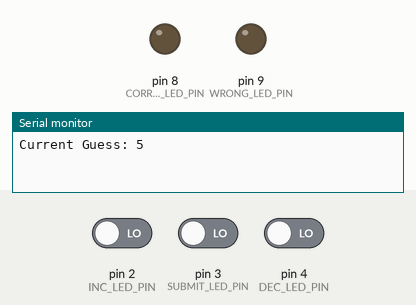
This sketch was run on a simulated Arduino Uno, built with avr-gcc and run on an emulated ATmega328P. Parts: output pins drawn as LEDs (lit = HIGH), the last lines printed to the serial monitor. Inputs (shaded band) come from the test bench; at power-on: pin 3 (SUBMIT_LED_PIN) LOW, pin 2 (INC_LED_PIN) LOW, pin 4 (DEC_LED_PIN) LOW. Random numbers use the default seed unless the sketch sets one.

Above: at 1.2 s.
1.3 s: pin 3 (SUBMIT_LED_PIN) driven HIGH
At 2.0 s:
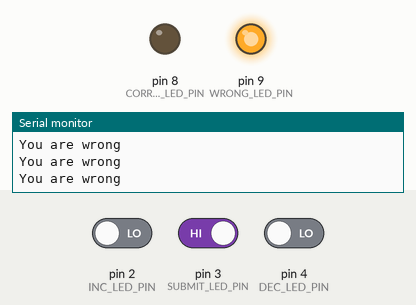
Timing chart, 0 to 4.3 s (numbered marks = the images above; inputs shaded):
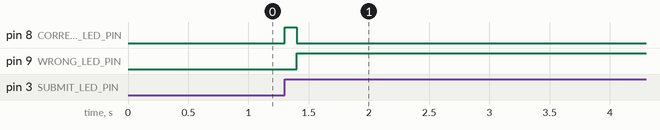

Measured:
- after the input at 1.3 s, pin 8 (CORRECT_LED_PIN): LOW → HIGH at once, → LOW 0.10 s later; pin 9 (WRONG_LED_PIN): LOW → HIGH after 0.10 s

The sketch:

proj3-guess-game.ino
```cpp
#define INC_LED_PIN 2
#define DEC_LED_PIN 4
#define SUBMIT_LED_PIN 3

#define CORRECT_LED_PIN 8
#define WRONG_LED_PIN 9

#define MIN_GUESS 0
#define MAX_GUESS 9

void setup() {

  Serial.begin(9600);

  pinMode(INC_LED_PIN, INPUT);
  pinMode(DEC_LED_PIN, INPUT);
  pinMode(SUBMIT_LED_PIN, INPUT);
  pinMode(CORRECT_LED_PIN, OUTPUT);
  pinMode(WRONG_LED_PIN, OUTPUT);
}

int reguess() {
  int newGuess = random(MIN_GUESS, MAX_GUESS);

  //Serial.print("New Guess: ");
  //Serial.println(newGuess);

  return newGuess;
}

int currentValue = 5;
int guess = 5;
int changed = 1;
void loop() {
  if(changed) {
    Serial.print("Current Guess: ");
    Serial.println(currentValue);
    changed = 0;
  }

  if(digitalRead(INC_LED_PIN) == HIGH) {
    currentValue++;
    changed = 1;
  }

  if(digitalRead(DEC_LED_PIN) == HIGH) {
    currentValue--;
    changed = 1;
  }

  currentValue = constrain(currentValue, MIN_GUESS, MAX_GUESS);

  if(digitalRead(SUBMIT_LED_PIN) == HIGH) {
    if(guess == currentValue) {
      Serial.println("You are correct");
      changed = 1;
      guess = reguess();
      digitalWrite(CORRECT_LED_PIN, HIGH);
      digitalWrite(WRONG_LED_PIN, LOW);
    } else {
      Serial.println("You are wrong");
      digitalWrite(CORRECT_LED_PIN, LOW);
      digitalWrite(WRONG_LED_PIN, HIGH);
    }
  }

  delay(100);
}
```
